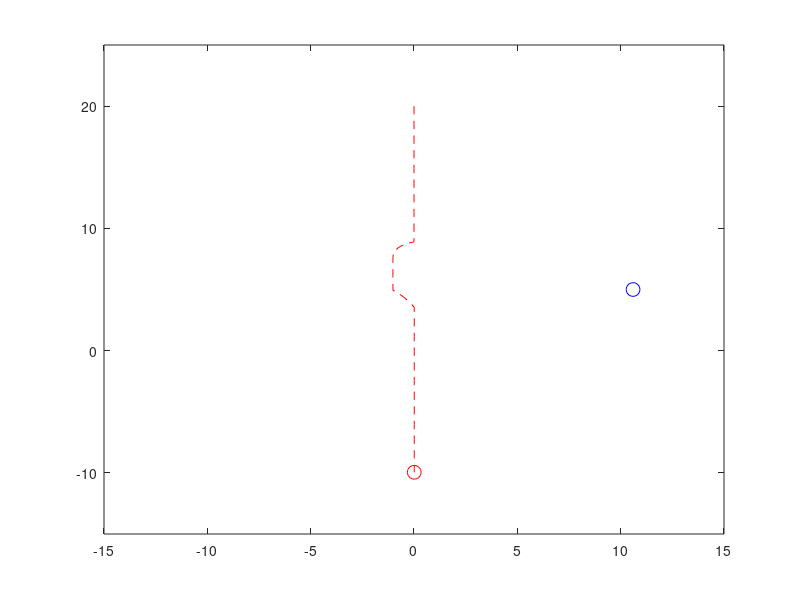

MATLAB code for this plot:
clc, clear all, close all

% Set up the initial positions of the red ship and obstacle
init_position = [0, 20,];
goal_position = [0,-10];
red_ship_position = init_position;

direct = 0;

heading0 = (pi/2)*3; %intial heading angle;
heading = heading0;

obstacle_position = [-10, 5];

% Set up the velocity vectors for the red ship and obstacle
red_ship_velocity = 3;
obstacle_velocity = [2 , 0];

% Set up the time step and the duration of the simulation
dt = 0.1;
t_end = 15;

% Set up the path array to store the positions of the red ship during movement
path = [red_ship_position(1), red_ship_position(2)];

% Loop over until red ship reaches to goal point
while norm(red_ship_position - goal_position)>0.1
    
    % Update the positions of the red ship and obstacle based on their velocities
    red_ship_position(1) = red_ship_position(1) + red_ship_velocity * cos(heading) * dt;
    red_ship_position(2) = red_ship_position(2) + red_ship_velocity * sin(heading) * dt;
    
    obstacle_position = obstacle_position + obstacle_velocity .* dt;

    % Check if the red ship has crossed the path of the obstacle
    if red_ship_position(2) < obstacle_position(2) + 5 && ...
       red_ship_position(2) > obstacle_position(2) && ...
       red_ship_position(1) < obstacle_position(1) + 5 && ...
       red_ship_position(1) > obstacle_position(1)

        % Determine the distance between the red ship and the obstacle
        distance = norm([red_ship_position(1), red_ship_position(2)] - obstacle_position);

        % If the red ship is too close to the obstacle, move in a semicircle around the obstacle
        if distance < 5

            % Calculate the angle between the red ship and the obstacle
            angle = atan2(red_ship_position(2) - obstacle_position(2), red_ship_position(1) - obstacle_position(1));
            
            % Determine the position of the center of the arc
            center = obstacle_position + [0, 5];
            
            % Calculate the radius of the arc
            radius = 2;

            % Calculate the new velocity vector for the red ship
            if angle >= 0 && angle < pi
                % Move to the left of the obstacle
                red_ship_velocity_v = [(red_ship_position(1)-center(1)), (red_ship_position(2)-center(2))] .* [-1, 1] / radius .* 2;
                
                % calculate heading angle
                heading = atan(red_ship_velocity_v(2)/red_ship_velocity_v(1)); 
                if red_ship_velocity_v(2)<0 &&...
                   red_ship_velocity_v(1)<0 
                    heading = pi + heading;
                end
                
                %calculate the magnitude of velocity
                red_ship_velocity = sqrt(red_ship_velocity_v(1)^2 + red_ship_velocity_v(2)^2);
            else
                % Move to the right of the obstacle
                red_ship_velocity_v = [(red_ship_position(1)-center(1)), (red_ship_position(2)-center(2))] .* [1, -1] / radius .* 2;
                
                % calculate heading angle
                heading = atan(red_ship_velocity_v(2)/red_ship_velocity_v(1)); 
                if red_ship_velocity_v(2)<0 &&...
                   red_ship_velocity_v(1)<0 
                    heading = pi + heading;
                end
               
                
                %calculate the magnitude of velocity
                red_ship_velocity = sqrt(red_ship_velocity_v(1)^2 + red_ship_velocity_v(2)^2);                
                
            end

        % If the red ship is not too close to the obstacle, move towards it
        else
            red_ship_velocity = 3;
            heading = heading0;
            
           
        end

    % If the red ship has not crossed the path of the obstacle, move towards it
    else
        red_ship_velocity = 3;
        heading = heading0;
        
        %calcaulate the angle between the lines(red ship - the obstacle, initial point- goal point)
        v_1 = [init_position(1),init_position(2)] - [goal_position(1), goal_position(2)];
        v_2 = [red_ship_position(1), red_ship_position(2)] - [obstacle_position(1),obstacle_position(2)];
        Theta = acos(dot(v_1, v_2)/(norm(v_1)*norm(v_2)));
        
        if Theta>pi/2 %if ship passes the obstacle
            if direct ==0
                center = [red_ship_position(1)+3, red_ship_position(2)+3];
                direct = 1;
            end
            
            % Move to the right of the obstacle
            red_ship_velocity_v = [(red_ship_position(1)-center(1)), (red_ship_position(2)-center(2))] .* [1, -1] / radius .* 2;

            % calculate heading angle
            heading = atan(red_ship_velocity_v(2)/red_ship_velocity_v(1)); 
            if red_ship_velocity_v(2)<0 &&...
               red_ship_velocity_v(1)<0 
                heading = pi + heading;
            end

            %calculate the magnitude of velocity
            red_ship_velocity = sqrt(red_ship_velocity_v(1)^2 + red_ship_velocity_v(2)^2);
        end
        
        %distance from red ship to 
        %http://mathworld.wolfram.com/Point-LineDistance2-Dimensional.html
        
        x1 = init_position(1);
        y1 = init_position(2);
        
        x2 = goal_position(1);
        y2 = goal_position(2);
        
        x3 = red_ship_position(1);
        y3 = red_ship_position(2);
        
        
        % Find the numerator for  point-to-line distance formula.
        numerator = abs((x2 - x1) * (y1 - y3) - (x1 - x3) * (y2 - y1));

        % Find the denominator for  point-to-line distance formula.
        denominator = sqrt((x2 - x1) ^ 2 + (y2 - y1) ^ 2);

        % Compute the distance.
        distance = numerator ./ denominator;
        
        
        if distance < 0.1
            red_ship_velocity = 3;
            heading = heading0;
            
        end
            
        

    end

    % Store the position of the red ship in the path array
    path = [path; [red_ship_position(1),red_ship_position(2)]];

    % Plot the positions of the red ship and obstacle
    plot(path(:,1), path(:,2), 'r--')
    hold on
    plot(red_ship_position(1), red_ship_position(2), 'ro', 'MarkerSize', 10)
    plot(obstacle_position(1), obstacle_position(2), 'bo', 'MarkerSize', 10)
    xlim([-15, 15])
    ylim([-15, 25])
    pause(0.1)
    hold off
end

% After the obstacle has moved, continue moving the red ship towards its final position
while red_ship_position(2) > 0
    % Determine the distance between the red ship and the final position
    distance = norm(red_ship_position - [0, 0]);

    % If the red ship is too far from the final position, move towards it
    if distance > 0.5
        red_ship_velocity = [-1, -3]
    else
        red_ship_velocity = [0, -3];
    end

    % Update the position of the red ship based on its velocity
    red_ship_position = red_ship_position + red_ship_velocity .* dt;
    path = [path; red_ship_position];

    % Plot the positions of the red ship and obstacle
    plot(path(:,1), path(:,2), 'r--')
    hold on
    plot(red_ship_position(1), red_ship_position(2), 'ro', 'MarkerSize', 10)
    plot(obstacle_position(1), obstacle_position(2), 'bo', 'MarkerSize', 10)
    xlim([-15, 15])
    ylim([-5, 25])
    pause(0.1)
    hold off
end

